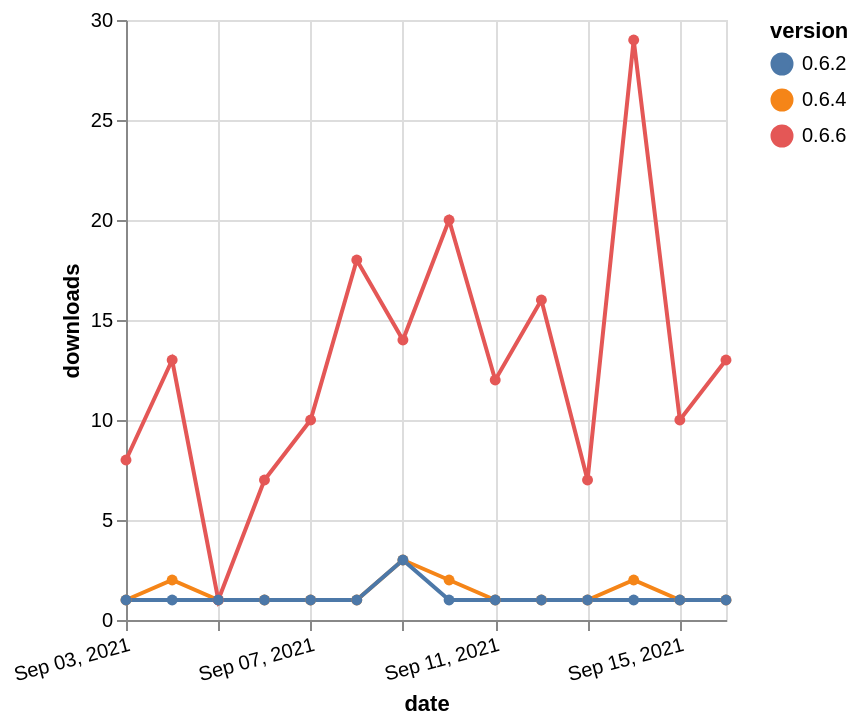

This figure's Vega-Lite source:
### Vega-Lite specification from a JSON file in a GitHub repository (floating-point values rounded to 4 significant figures)
{"$schema": "https://vega.github.io/schema/vega-lite/v5.json", "description": "A simple bar chart with embedded data.", "data": {"values": [{"date": "2021-09-03", "total": 683, "delta": 1, "version": "0.6.4"}, {"date": "2021-09-04", "total": 685, "delta": 2, "version": "0.6.4"}, {"date": "2021-09-05", "total": 686, "delta": 1, "version": "0.6.4"}, {"date": "2021-09-06", "total": 687, "delta": 1, "version": "0.6.4"}, {"date": "2021-09-07", "total": 688, "delta": 1, "version": "0.6.4"}, {"date": "2021-09-08", "total": 689, "delta": 1, "version": "0.6.4"}, {"date": "2021-09-09", "total": 692, "delta": 3, "version": "0.6.4"}, {"date": "2021-09-10", "total": 694, "delta": 2, "version": "0.6.4"}, {"date": "2021-09-11", "total": 695, "delta": 1, "version": "0.6.4"}, {"date": "2021-09-12", "total": 696, "delta": 1, "version": "0.6.4"}, {"date": "2021-09-13", "total": 697, "delta": 1, "version": "0.6.4"}, {"date": "2021-09-14", "total": 699, "delta": 2, "version": "0.6.4"}, {"date": "2021-09-15", "total": 700, "delta": 1, "version": "0.6.4"}, {"date": "2021-09-16", "total": 701, "delta": 1, "version": "0.6.4"}, {"date": "2021-09-03", "total": 6963, "delta": 8, "version": "0.6.6"}, {"date": "2021-09-04", "total": 6976, "delta": 13, "version": "0.6.6"}, {"date": "2021-09-05", "total": 6977, "delta": 1, "version": "0.6.6"}, {"date": "2021-09-06", "total": 6984, "delta": 7, "version": "0.6.6"}, {"date": "2021-09-07", "total": 6994, "delta": 10, "version": "0.6.6"}, {"date": "2021-09-08", "total": 7012, "delta": 18, "version": "0.6.6"}, {"date": "2021-09-09", "total": 7026, "delta": 14, "version": "0.6.6"}, {"date": "2021-09-10", "total": 7046, "delta": 20, "version": "0.6.6"}, {"date": "2021-09-11", "total": 7058, "delta": 12, "version": "0.6.6"}, {"date": "2021-09-12", "total": 7074, "delta": 16, "version": "0.6.6"}, {"date": "2021-09-13", "total": 7081, "delta": 7, "version": "0.6.6"}, {"date": "2021-09-14", "total": 7110, "delta": 29, "version": "0.6.6"}, {"date": "2021-09-15", "total": 7120, "delta": 10, "version": "0.6.6"}, {"date": "2021-09-16", "total": 7133, "delta": 13, "version": "0.6.6"}, {"date": "2021-09-03", "total": 357, "delta": 1, "version": "0.6.2"}, {"date": "2021-09-04", "total": 358, "delta": 1, "version": "0.6.2"}, {"date": "2021-09-05", "total": 359, "delta": 1, "version": "0.6.2"}, {"date": "2021-09-06", "total": 360, "delta": 1, "version": "0.6.2"}, {"date": "2021-09-07", "total": 361, "delta": 1, "version": "0.6.2"}, {"date": "2021-09-08", "total": 362, "delta": 1, "version": "0.6.2"}, {"date": "2021-09-09", "total": 365, "delta": 3, "version": "0.6.2"}, {"date": "2021-09-10", "total": 366, "delta": 1, "version": "0.6.2"}, {"date": "2021-09-11", "total": 367, "delta": 1, "version": "0.6.2"}, {"date": "2021-09-12", "total": 368, "delta": 1, "version": "0.6.2"}, {"date": "2021-09-13", "total": 369, "delta": 1, "version": "0.6.2"}, {"date": "2021-09-14", "total": 370, "delta": 1, "version": "0.6.2"}, {"date": "2021-09-15", "total": 371, "delta": 1, "version": "0.6.2"}, {"date": "2021-09-16", "total": 372, "delta": 1, "version": "0.6.2"}]}, "width": "container", "mark": {"type": "line", "point": {"filled": true}}, "encoding": {"x": {"field": "date", "type": "temporal", "timeUnit": "yearmonthdate", "title": "date", "axis": {"labelAngle": -15}}, "y": {"field": "delta", "type": "quantitative", "title": "downloads"}, "color": {"field": "version", "type": "nominal"}, "tooltip": {"field": "delta"}}}
